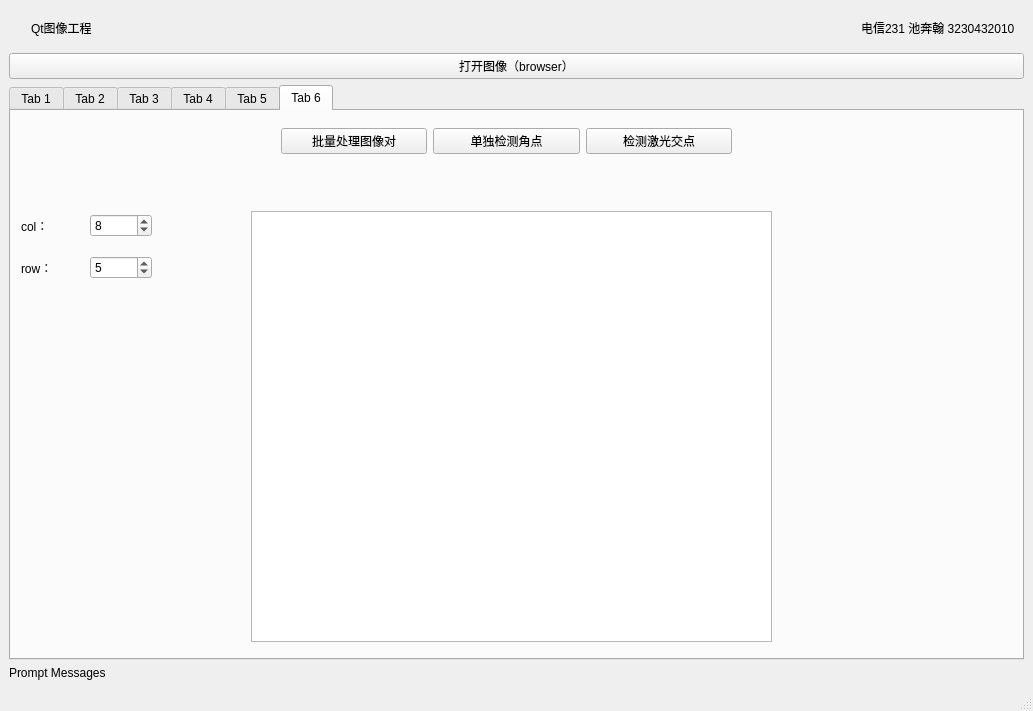
<?xml version="1.0" encoding="UTF-8"?>
<ui version="4.0">
 <class>MainWindow</class>
 <widget class="QMainWindow" name="MainWindow">
  <property name="geometry">
   <rect>
    <x>0</x>
    <y>0</y>
    <width>1033</width>
    <height>711</height>
   </rect>
  </property>
  <property name="windowTitle">
   <string>MainWindow</string>
  </property>
  <widget class="QWidget" name="centralwidget">
   <layout class="QVBoxLayout" name="verticalLayout">
    <item>
     <widget class="QWidget" name="widget" native="true">
      <property name="sizePolicy">
       <sizepolicy hsizetype="Expanding" vsizetype="Fixed">
        <horstretch>0</horstretch>
        <verstretch>0</verstretch>
       </sizepolicy>
      </property>
      <layout class="QHBoxLayout" name="horizontalLayout">
       <item>
        <widget class="QLabel" name="logo">
         <property name="maximumSize">
          <size>
           <width>25</width>
           <height>25</height>
          </size>
         </property>
         <property name="text">
          <string notr="true"/>
         </property>
         <property name="pixmap">
          <pixmap>logo.jpg</pixmap>
         </property>
         <property name="scaledContents">
          <bool>true</bool>
         </property>
        </widget>
       </item>
       <item>
        <widget class="QLabel" name="label_3">
         <property name="text">
          <string>Qt图像工程</string>
         </property>
        </widget>
       </item>
       <item>
        <spacer name="horizontalSpacer">
         <property name="orientation">
          <enum>Qt::Orientation::Horizontal</enum>
         </property>
         <property name="sizeHint" stdset="0">
          <size>
           <width>40</width>
           <height>20</height>
          </size>
         </property>
        </spacer>
       </item>
       <item>
        <widget class="QLabel" name="label">
         <property name="text">
          <string>电信231 池奔翰 3230432010</string>
         </property>
        </widget>
       </item>
      </layout>
     </widget>
    </item>
    <item>
     <widget class="QPushButton" name="OpenImg_Botton">
      <property name="text">
       <string>打开图像（browser）</string>
      </property>
     </widget>
    </item>
    <item>
     <widget class="QTabWidget" name="Tab4">
      <property name="currentIndex">
       <number>5</number>
      </property>
      <widget class="QWidget" name="tab">
       <attribute name="title">
        <string>Tab 1</string>
       </attribute>
      </widget>
      <widget class="QWidget" name="tab_2">
       <attribute name="title">
        <string>Tab 2</string>
       </attribute>
       <widget class="QWidget" name="layoutWidget">
        <property name="geometry">
         <rect>
          <x>0</x>
          <y>0</y>
          <width>1011</width>
          <height>31</height>
         </rect>
        </property>
        <layout class="QHBoxLayout" name="horizontalLayout_2">
         <item>
          <widget class="QPushButton" name="Gaussian_Filter">
           <property name="text">
            <string>Gaussian_Filter</string>
           </property>
          </widget>
         </item>
         <item>
          <widget class="QPushButton" name="Median_Filter">
           <property name="text">
            <string>Median_Filter</string>
           </property>
          </widget>
         </item>
         <item>
          <widget class="QPushButton" name="Bilateral_Filter">
           <property name="text">
            <string>Bilateral_Filter</string>
           </property>
          </widget>
         </item>
        </layout>
       </widget>
       <widget class="QWidget" name="formLayoutWidget">
        <property name="geometry">
         <rect>
          <x>20</x>
          <y>40</y>
          <width>231</width>
          <height>101</height>
         </rect>
        </property>
        <layout class="QFormLayout" name="formLayout">
         <item row="0" column="0">
          <widget class="QLabel" name="label_4">
           <property name="text">
            <string>Kernel Size: </string>
           </property>
          </widget>
         </item>
         <item row="0" column="1">
          <widget class="QDoubleSpinBox" name="GaussianKernelSize">
           <property name="minimum">
            <double>3.000000000000000</double>
           </property>
           <property name="maximum">
            <double>99.000000000000000</double>
           </property>
           <property name="singleStep">
            <double>2.000000000000000</double>
           </property>
           <property name="value">
            <double>15.000000000000000</double>
           </property>
          </widget>
         </item>
         <item row="1" column="0">
          <widget class="QLabel" name="label_2">
           <property name="text">
            <string>Sigma X: </string>
           </property>
          </widget>
         </item>
         <item row="1" column="1">
          <widget class="QDoubleSpinBox" name="GaussianSigmaX">
           <property name="value">
            <double>3.000000000000000</double>
           </property>
          </widget>
         </item>
         <item row="2" column="0">
          <widget class="QLabel" name="label_5">
           <property name="text">
            <string>Sigma Y: </string>
           </property>
          </widget>
         </item>
         <item row="2" column="1">
          <widget class="QDoubleSpinBox" name="GaussianSigmaY"/>
         </item>
        </layout>
       </widget>
       <widget class="QWidget" name="formLayoutWidget_2">
        <property name="geometry">
         <rect>
          <x>390</x>
          <y>40</y>
          <width>231</width>
          <height>41</height>
         </rect>
        </property>
        <layout class="QFormLayout" name="formLayout_2">
         <item row="0" column="0">
          <widget class="QLabel" name="label_6">
           <property name="text">
            <string>Aperture Size: </string>
           </property>
          </widget>
         </item>
         <item row="0" column="1">
          <widget class="QDoubleSpinBox" name="MedianAperture">
           <property name="minimum">
            <double>3.000000000000000</double>
           </property>
           <property name="maximum">
            <double>99.000000000000000</double>
           </property>
           <property name="singleStep">
            <double>2.000000000000000</double>
           </property>
          </widget>
         </item>
        </layout>
       </widget>
       <widget class="QWidget" name="formLayoutWidget_3">
        <property name="geometry">
         <rect>
          <x>720</x>
          <y>40</y>
          <width>221</width>
          <height>101</height>
         </rect>
        </property>
        <layout class="QFormLayout" name="formLayout_3">
         <item row="0" column="0">
          <widget class="QLabel" name="label_9">
           <property name="text">
            <string>Diameter: </string>
           </property>
          </widget>
         </item>
         <item row="1" column="0">
          <widget class="QLabel" name="label_10">
           <property name="text">
            <string>Sigma Color: </string>
           </property>
          </widget>
         </item>
         <item row="2" column="0">
          <widget class="QLabel" name="label_11">
           <property name="text">
            <string>Sigma Space: </string>
           </property>
          </widget>
         </item>
         <item row="0" column="1">
          <widget class="QDoubleSpinBox" name="BilateralDiameter">
           <property name="value">
            <double>15.000000000000000</double>
           </property>
          </widget>
         </item>
         <item row="1" column="1">
          <widget class="QDoubleSpinBox" name="BilateralSigmaColor">
           <property name="maximum">
            <double>500.000000000000000</double>
           </property>
           <property name="singleStep">
            <double>10.000000000000000</double>
           </property>
           <property name="value">
            <double>100.000000000000000</double>
           </property>
          </widget>
         </item>
         <item row="2" column="1">
          <widget class="QDoubleSpinBox" name="BilateralSigmaSpace">
           <property name="value">
            <double>9.000000000000000</double>
           </property>
          </widget>
         </item>
        </layout>
       </widget>
      </widget>
      <widget class="QWidget" name="tab_3">
       <attribute name="title">
        <string>Tab 3</string>
       </attribute>
       <widget class="QPushButton" name="Detect_Blocks">
        <property name="geometry">
         <rect>
          <x>430</x>
          <y>10</y>
          <width>141</width>
          <height>71</height>
         </rect>
        </property>
        <property name="cursor">
         <cursorShape>PointingHandCursor</cursorShape>
        </property>
        <property name="text">
         <string>Detect Blocks</string>
        </property>
       </widget>
      </widget>
      <widget class="QWidget" name="tab_4">
       <attribute name="title">
        <string>Tab 4</string>
       </attribute>
       <widget class="QWidget" name="gridLayoutWidget">
        <property name="geometry">
         <rect>
          <x>180</x>
          <y>20</y>
          <width>251</width>
          <height>211</height>
         </rect>
        </property>
        <layout class="QGridLayout" name="gridLayout">
         <item row="0" column="0">
          <widget class="QPushButton" name="OpenVideoFile">
           <property name="maximumSize">
            <size>
             <width>16777215</width>
             <height>17000</height>
            </size>
           </property>
           <property name="text">
            <string>OpenVideoFile</string>
           </property>
          </widget>
         </item>
         <item row="1" column="0">
          <widget class="QPushButton" name="OpenCam">
           <property name="maximumSize">
            <size>
             <width>16777215</width>
             <height>17000</height>
            </size>
           </property>
           <property name="text">
            <string>OpenCam</string>
           </property>
          </widget>
         </item>
        </layout>
       </widget>
       <widget class="QPushButton" name="CannyVideo">
        <property name="geometry">
         <rect>
          <x>490</x>
          <y>70</y>
          <width>151</width>
          <height>81</height>
         </rect>
        </property>
        <property name="text">
         <string>CannyVideo</string>
        </property>
       </widget>
      </widget>
      <widget class="QWidget" name="tab_5">
       <attribute name="title">
        <string>Tab 5</string>
       </attribute>
       <widget class="QPushButton" name="Object_Tracking">
        <property name="geometry">
         <rect>
          <x>400</x>
          <y>30</y>
          <width>191</width>
          <height>91</height>
         </rect>
        </property>
        <property name="text">
         <string>Object Tracking</string>
        </property>
       </widget>
      </widget>
      <widget class="QWidget" name="tab_6">
       <attribute name="title">
        <string>Tab 6</string>
       </attribute>
       <widget class="QWidget" name="layoutWidget">
        <property name="geometry">
         <rect>
          <x>10</x>
          <y>90</y>
          <width>131</width>
          <height>91</height>
         </rect>
        </property>
        <layout class="QVBoxLayout" name="verticalLayout_2">
         <item>
          <layout class="QHBoxLayout" name="horizontalLayout_4">
           <item>
            <widget class="QLabel" name="label_8">
             <property name="text">
              <string>col：</string>
             </property>
            </widget>
           </item>
           <item>
            <widget class="QSpinBox" name="PatternWidth">
             <property name="value">
              <number>8</number>
             </property>
            </widget>
           </item>
          </layout>
         </item>
         <item>
          <layout class="QHBoxLayout" name="horizontalLayout_5">
           <item>
            <widget class="QLabel" name="label_12">
             <property name="text">
              <string>row：</string>
             </property>
            </widget>
           </item>
           <item>
            <widget class="QSpinBox" name="PatternHeight">
             <property name="value">
              <number>5</number>
             </property>
            </widget>
           </item>
          </layout>
         </item>
        </layout>
       </widget>
       <widget class="QTextEdit" name="ResultsTextEdit">
        <property name="geometry">
         <rect>
          <x>240</x>
          <y>100</y>
          <width>521</width>
          <height>431</height>
         </rect>
        </property>
       </widget>
       <widget class="QWidget" name="">
        <property name="geometry">
         <rect>
          <x>270</x>
          <y>10</y>
          <width>451</width>
          <height>41</height>
         </rect>
        </property>
        <layout class="QHBoxLayout" name="horizontalLayout_3">
         <item>
          <widget class="QPushButton" name="BatchProcessButton">
           <property name="text">
            <string>批量处理图像对</string>
           </property>
          </widget>
         </item>
         <item>
          <widget class="QPushButton" name="DetectCornersSingle">
           <property name="text">
            <string>单独检测角点</string>
           </property>
          </widget>
         </item>
         <item>
          <widget class="QPushButton" name="DetectLaserIntersections">
           <property name="text">
            <string>检测激光交点</string>
           </property>
          </widget>
         </item>
        </layout>
       </widget>
      </widget>
     </widget>
    </item>
    <item>
     <widget class="QLabel" name="Prompt_msg">
      <property name="text">
       <string>Prompt Messages</string>
      </property>
     </widget>
    </item>
   </layout>
  </widget>
  <widget class="QStatusBar" name="statusbar"/>
 </widget>
 <resources/>
 <connections/>
</ui>
